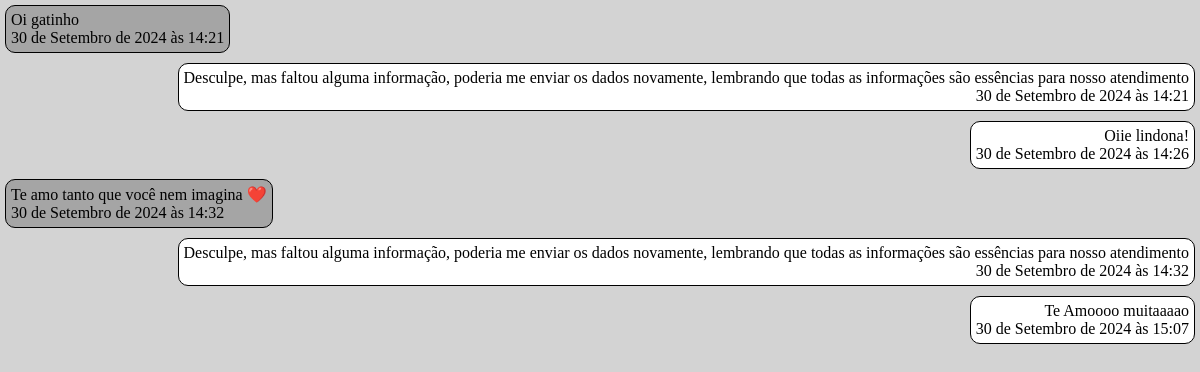
Page /mensagens/2 on the committed database.
### boot/models.py (models this page shows)
class Mensagem(models.Model):
    cliente = models.ForeignKey(Cliente, on_delete=models.CASCADE)
    mensagem = models.TextField()
    remetente = models.CharField('cliente', max_length=72)
    nome = models.CharField(max_length=72, blank=True)
    notificacao = models.BooleanField(default=False)
    date_created = models.DateTimeField(auto_now_add=True, verbose_name='Data de Criação')
    def __str__(self):
        return str(self.mensagem)
    class Meta:
        db_table_comment = 'Mensagens recebias e enviadas para os clientes'
        ordering = ['date_created']
        verbose_name = 'Mensagens'

### main/views.py (the view)
# urls.py: path('mensagens/<int:id_cliente>', views.mensagens, name='mensagens'),
@xframe_options_exempt
def mensagens(request, id_cliente):
    mensagens = Mensagem.objects.filter(cliente = id_cliente).all()
    return render(request, 'mensagens.html', {'mensagens': mensagens})

### main/templates/mensagens.html (shortened to what this page needs)
<!DOCTYPE html>
{% load static %}
<html lang="pt-br">
<head>
    <link rel="stylesheet" href="{% static 'css/mensagens.css' %}">
</head>
<body onload="scroll()">
    <div id="mensagens">
        {% for mensagem in mensagens %}
            {% if mensagem.remetente == 'cliente' %}
                <div id="cliente">
                    <output class="cliente">
                        {{mensagem}} <br>
                        {{mensagem.date_created}}
                    </output>
                </div>
            {% else %}
                <div id="empresa">
                    <output class="empresa">
                        {{mensagem}} <br>
                        {{mensagem.date_created }}
                    </output>
                </div>
            {% endif %}
        {% endfor %}
    </div>
</body>
</html>

### main/static/css/mensagens.css (style rules this page uses)
* { margin: 0px; padding: 0px; }
#mensagens { display: flex; flex-flow: column nowrap; height: 100vh; word-break: break-all; overflow: auto; background-color: lightgray; }
#mensagens > div { margin: 5px; }
output { border: 1px solid black; display: inline-block; border-radius: 10px; padding: 5px; }
.cliente { background-color: rgba(70, 70, 70, 0.329); }
.empresa { background-color: white; }
#cliente { text-align: left; }
#empresa { text-align: right; }

### rows in the picture
Mensagem: mensagem "Oi gatinho", date_created "30 de Setembro de 2024 às 14:21"
Mensagem: mensagem "Desculpe, mas faltou alguma informação, poderia me enviar os dados novamente, lembrando que todas as informações são essências para nosso atendimento", date_created "30 de Setembro de 2024 às 14:21"
Mensagem: mensagem "Oiie lindona!", date_created "30 de Setembro de 2024 às 14:26"
Mensagem: mensagem "Te amo tanto que você nem imagina ❤️", date_created "30 de Setembro de 2024 às 14:32"
Mensagem: mensagem "Desculpe, mas faltou alguma informação, poderia me enviar os dados novamente, lembrando que todas as informações são essências para nosso atendimento", date_created "30 de Setembro de 2024 às 14:32"
Mensagem: mensagem "Te Amoooo muitaaaao", date_created "30 de Setembro de 2024 às 15:07"
